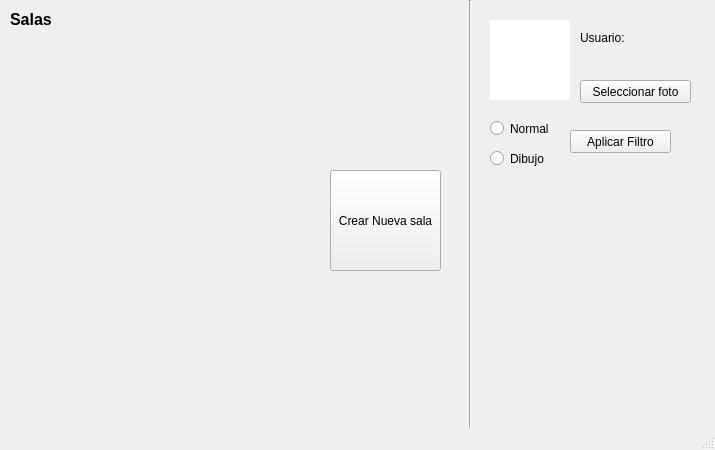
<?xml version="1.0" encoding="UTF-8"?>
<ui version="4.0">
 <class>MainWindow</class>
 <widget class="QMainWindow" name="MainWindow">
  <property name="geometry">
   <rect>
    <x>0</x>
    <y>0</y>
    <width>715</width>
    <height>450</height>
   </rect>
  </property>
  <property name="windowTitle">
   <string>MainWindow</string>
  </property>
  <widget class="QWidget" name="centralwidget">
   <widget class="Line" name="line">
    <property name="geometry">
     <rect>
      <x>460</x>
      <y>0</y>
      <width>20</width>
      <height>491</height>
     </rect>
    </property>
    <property name="orientation">
     <enum>Qt::Vertical</enum>
    </property>
   </widget>
   <widget class="QWidget" name="verticalLayoutWidget">
    <property name="geometry">
     <rect>
      <x>10</x>
      <y>30</y>
      <width>301</width>
      <height>401</height>
     </rect>
    </property>
    <layout class="QVBoxLayout" name="vlay">
     <property name="spacing">
      <number>0</number>
     </property>
    </layout>
   </widget>
   <widget class="QPushButton" name="Bnueva_sala">
    <property name="geometry">
     <rect>
      <x>330</x>
      <y>170</y>
      <width>111</width>
      <height>101</height>
     </rect>
    </property>
    <property name="text">
     <string>Crear Nueva sala</string>
    </property>
   </widget>
   <widget class="QLabel" name="label">
    <property name="geometry">
     <rect>
      <x>10</x>
      <y>10</y>
      <width>91</width>
      <height>20</height>
     </rect>
    </property>
    <property name="text">
     <string>&lt;html&gt;&lt;head/&gt;&lt;body&gt;&lt;p&gt;&lt;span style=&quot; font-size:12pt; font-weight:600;&quot;&gt;Salas&lt;/span&gt;&lt;/p&gt;&lt;/body&gt;&lt;/html&gt;</string>
    </property>
   </widget>
   <widget class="QLabel" name="foto_perfil_label">
    <property name="geometry">
     <rect>
      <x>490</x>
      <y>20</y>
      <width>80</width>
      <height>80</height>
     </rect>
    </property>
    <property name="styleSheet">
     <string notr="true">background-color: rgb(255, 255, 255);</string>
    </property>
    <property name="text">
     <string/>
    </property>
   </widget>
   <widget class="QPushButton" name="Bselect_foto">
    <property name="geometry">
     <rect>
      <x>580</x>
      <y>80</y>
      <width>111</width>
      <height>23</height>
     </rect>
    </property>
    <property name="text">
     <string>Seleccionar foto</string>
    </property>
   </widget>
   <widget class="QRadioButton" name="f_normal">
    <property name="geometry">
     <rect>
      <x>490</x>
      <y>120</y>
      <width>82</width>
      <height>17</height>
     </rect>
    </property>
    <property name="text">
     <string>Normal</string>
    </property>
   </widget>
   <widget class="QRadioButton" name="f_dibujo">
    <property name="geometry">
     <rect>
      <x>490</x>
      <y>150</y>
      <width>82</width>
      <height>17</height>
     </rect>
    </property>
    <property name="text">
     <string>Dibujo</string>
    </property>
   </widget>
   <widget class="QPushButton" name="Bfiltro">
    <property name="geometry">
     <rect>
      <x>570</x>
      <y>130</y>
      <width>101</width>
      <height>23</height>
     </rect>
    </property>
    <property name="text">
     <string>Aplicar Filtro</string>
    </property>
   </widget>
   <widget class="QLabel" name="nombre_usuario_label">
    <property name="geometry">
     <rect>
      <x>580</x>
      <y>30</y>
      <width>131</width>
      <height>16</height>
     </rect>
    </property>
    <property name="text">
     <string>Usuario: </string>
    </property>
   </widget>
  </widget>
  <widget class="QMenuBar" name="menubar">
   <property name="geometry">
    <rect>
     <x>0</x>
     <y>0</y>
     <width>715</width>
     <height>21</height>
    </rect>
   </property>
  </widget>
  <widget class="QStatusBar" name="statusbar"/>
 </widget>
 <resources/>
 <connections/>
</ui>
